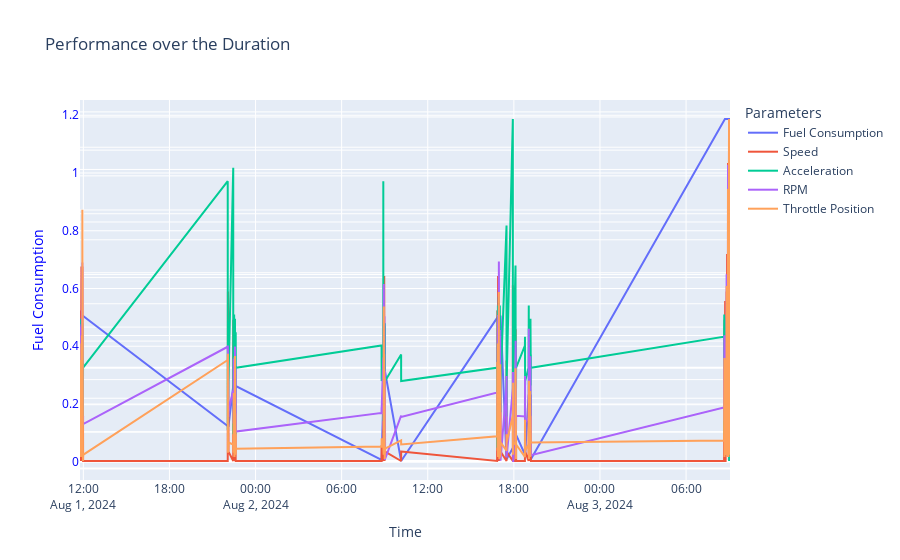

The code cell stored with this chart in its notebook:
### Markdown cell above
Plotting the Data

### Code cell
import plotly.express as px
import plotly.graph_objects as go

fig = go.Figure()

fig.add_trace(go.Scatter(x=selected_df['time_stamp'], y=selected_df['fuel_consumption (liters)'], 
                         mode='lines', name='Fuel Consumption', yaxis='y1'))

fig.add_trace(go.Scatter(x=selected_df['time_stamp'], y=selected_df['vehicle_speed'], 
                         mode='lines', name='Speed', yaxis='y2'))

fig.add_trace(go.Scatter(x=selected_df['time_stamp'], y=selected_df['acceleration'], 
                         mode='lines', name='Acceleration', yaxis='y3'))

fig.add_trace(go.Scatter(x=selected_df['time_stamp'], y=selected_df['engine_rpm'], 
                         mode='lines', name='RPM', yaxis='y4'))

fig.add_trace(go.Scatter(x=selected_df['time_stamp'], y=selected_df['throttle_position'], 
                         mode='lines', name='Throttle Position', yaxis='y5'))



fig.update_layout(
    title='Performance over the Duration',
    xaxis=dict(title="Time"),

    yaxis=dict(
        title="Fuel Consumption",
        titlefont=dict(color="blue"),
        tickfont=dict(color="blue"),
    ),

    yaxis2=dict(
        tickfont=dict(color="red"),
        overlaying="y",
        showticklabels=False
    ),
    
    yaxis3=dict(
        tickfont=dict(color="green"),
        overlaying="y",
        showticklabels=False
    ),
    
    yaxis4=dict(
        tickfont=dict(color="purple"),
        overlaying="y",
        showticklabels=False
    ),

    yaxis5=dict(
        tickfont=dict(color="yellow"),
        overlaying="y",
        showticklabels=False
    ),

    legend_title_text='Parameters'
)

fig.show()

### Figure 1 — Plotly figure (JSON) as saved in the notebook; plotly's stock layout.template omitted (floating-point values rounded to 4 significant figures; data arrays with more than 128 entries replaced by an {"elided": "..."} marker saying what was removed)
{"data": [{"mode": "lines", "name": "Fuel Consumption", "type": "scatter", "x": {"elided": "2672 str values"}, "y": {"elided": "2672 float values"}, "yaxis": "y"}, {"mode": "lines", "name": "Speed", "type": "scatter", "x": {"elided": "2672 str values"}, "y": {"elided": "2672 int values"}, "yaxis": "y2"}, {"mode": "lines", "name": "Acceleration", "type": "scatter", "x": {"elided": "2672 str values"}, "y": {"elided": "2672 float values"}, "yaxis": "y3"}, {"mode": "lines", "name": "RPM", "type": "scatter", "x": {"elided": "2672 str values"}, "y": {"elided": "2672 int values"}, "yaxis": "y4"}, {"mode": "lines", "name": "Throttle Position", "type": "scatter", "x": {"elided": "2672 str values"}, "y": {"elided": "2672 float values"}, "yaxis": "y5"}], "layout": {"legend": {"title": {"text": "Parameters"}}, "title": {"text": "Performance over the Duration"}, "xaxis": {"title": {"text": "Time"}}, "yaxis": {"tickfont": {"color": "blue"}, "title": {"font": {"color": "blue"}, "text": "Fuel Consumption"}}, "yaxis2": {"overlaying": "y", "showticklabels": false, "tickfont": {"color": "red"}}, "yaxis3": {"overlaying": "y", "showticklabels": false, "tickfont": {"color": "green"}}, "yaxis4": {"overlaying": "y", "showticklabels": false, "tickfont": {"color": "purple"}}, "yaxis5": {"overlaying": "y", "showticklabels": false, "tickfont": {"color": "yellow"}}}}
